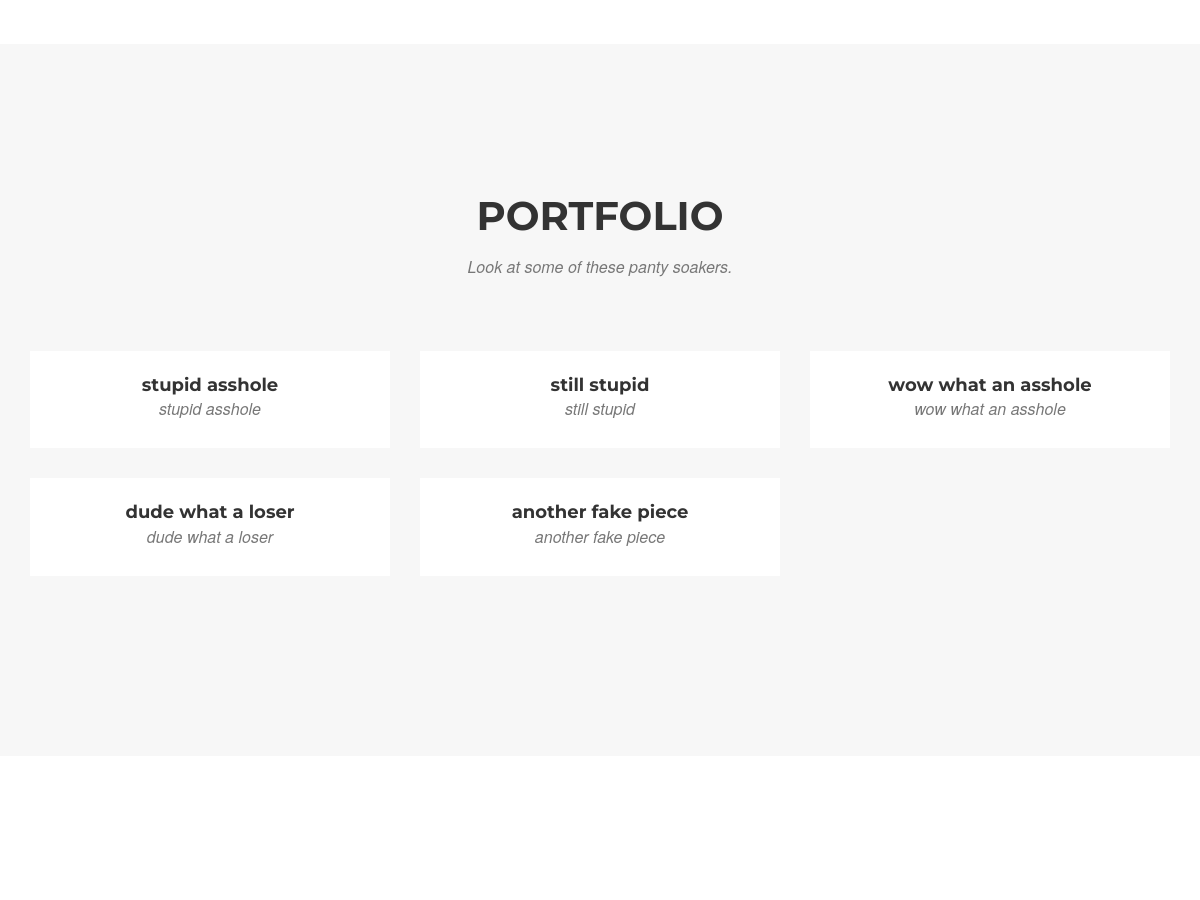
The page /frontPage/ (middle part) on the database as committed earlier.
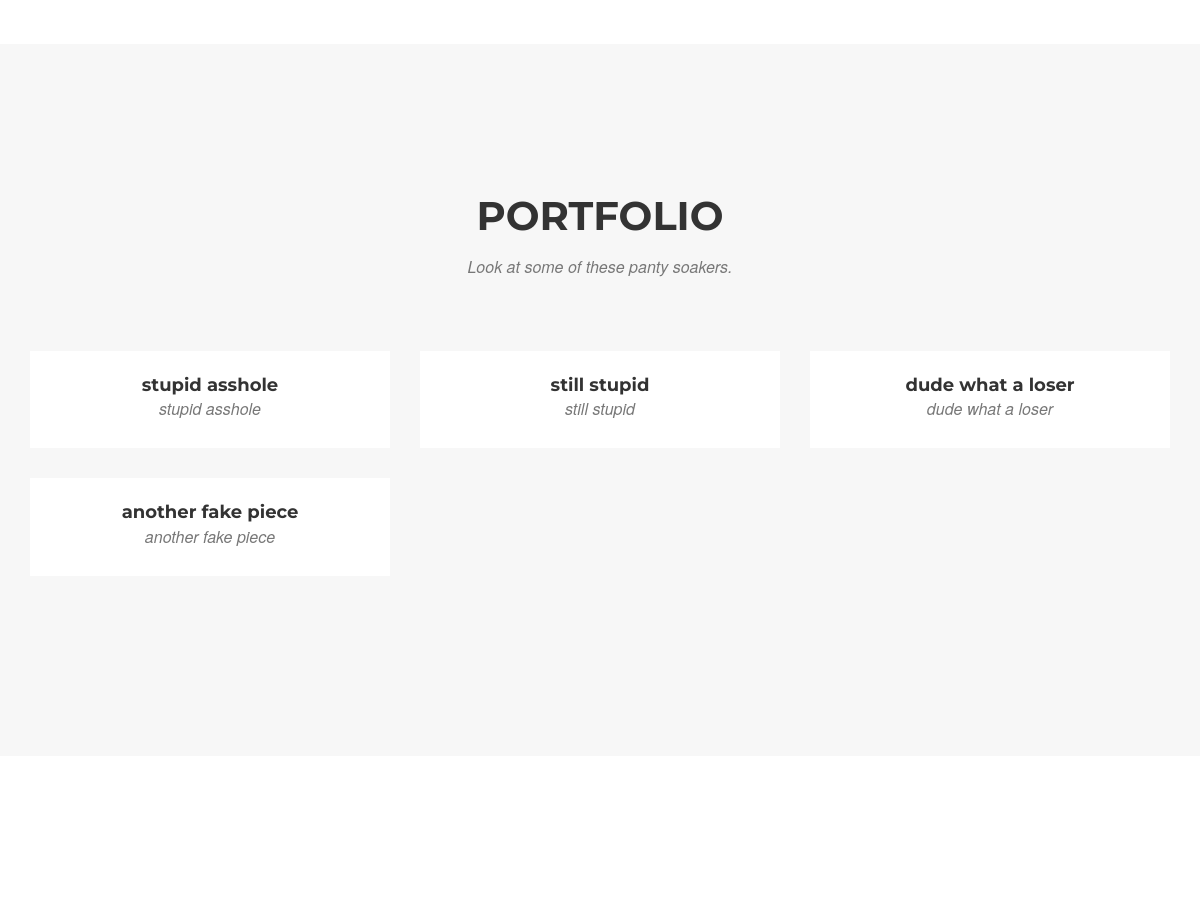
The same page on the database as committed later.
### frontPage/models.py (models this page shows, shortened)
class PortfolioPiece(models.Model):
    name = models.CharField(max_length=128)
    description = models.CharField(max_length=256)
    image = models.ImageField(upload_to='static/img/haydensPortfolioPieces', verbose_name='My Photo', null=True, blank=False)

### frontPage/views.py (the view)
def index(request):
    portfolio_piece_list = PortfolioPiece.objects.all()
    context_dict = {'portfolio_pieces': portfolio_piece_list}
    return render(request, 'frontPage/startbootstrap-agency-1.0.4/index.html', context_dict)

### templates/frontPage/startbootstrap-agency-1.0.4/index.html (shortened to what this page needs)
<!DOCTYPE html>
<html lang="en">
<head>
    {% load static %}
    <link rel="stylesheet" href="{% static "css/bootstrap.min.css" %}" />
    <link rel="stylesheet" href="{% static "css/agency.css" %}" />
    <link href="{% static "font-awesome/css/font-awesome.min.css" %}" rel="stylesheet" type="text/css">
</head>
<body id="page-top" class="index">
    <section id="services">
    </section>
    <section id="portfolio" class="bg-light-gray">
        <div class="container">
            <div class="row">
                <div class="col-lg-12 text-center">
                    <h2 class="section-heading">Portfolio</h2>
                    <h3 class="section-subheading text-muted">Look at some of these panty soakers.</h3>
                </div>
            </div>
            {% if portfolio_pieces %}
            <div class="row">
            {% for PortfolioPiece in portfolio_pieces %}
                <div class="col-md-4 col-sm-6 portfolio-item">
                    <div class="portfolio-caption">
                        <h4>{{ PortfolioPiece.name }}</h4>
                        <p class="text-muted">{{ PortfolioPiece.name }}</p>
                    </div>
                </div>
            {% endfor %}
            </div>
            {% endif %}
            </div>
    </section>
    <section id="about">
    </section>
</body>
</html>

### static/css/agency.css (style rules this page uses)
body { overflow-x: hidden; font-family: "Roboto Slab","Helvetica Neue",Helvetica,Arial,sans-serif; }
.text-muted { color: #777; }
p { font-size: 14px; line-height: 1.75; }
h1, h2, h3, h4, h5, h6 { text-transform: uppercase; font-family: Montserrat,"Helvetica Neue",Helvetica,Arial,sans-serif; font-weight: 700; }
.bg-light-gray { background-color: #f7f7f7; }
section { padding: 100px 0; }
section h2.section-heading { margin-top: 0; margin-bottom: 15px; font-size: 40px; }
section h3.section-subheading { margin-bottom: 75px; text-transform: none; font-family: "Droid Serif","Helvetica Neue",Helvetica,Arial,sans-serif; font-size: 16px; font-style: italic; font-weight: 400; }
@media (min-width:768px) { section { padding: 150px 0; } }
#portfolio .portfolio-item { right: 0; margin: 0 0 15px; }
#portfolio .portfolio-item .portfolio-caption { margin: 0 auto; padding: 25px; max-width: 400px; text-align: center; background-color: #fff; }
#portfolio .portfolio-item .portfolio-caption h4 { margin: 0; text-transform: none; }
#portfolio .portfolio-item .portfolio-caption p { margin: 0; font-family: "Droid Serif","Helvetica Neue",Helvetica,Arial,sans-serif; font-size: 16px; font-style: italic; }
#portfolio * { z-index: 2; }
@media (min-width:767px) { #portfolio .portfolio-item { margin: 0 0 30px; } }
body { webkit-tap-highlight-color: #fed136; }

Rows that differ between the two databases and show on the page:
removed PortfolioPiece: name "wow what an asshole"
